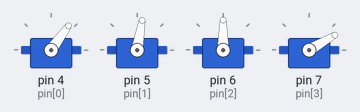
The sketch below on a simulated Arduino Uno, built with avr-gcc and run on an emulated ATmega328P. Shown: 4 × servo. What the sketch prints to the serial monitor is not drawn.

Above: at 1.05 s.
At 2.2 s:
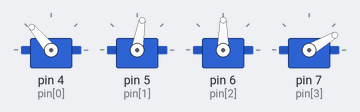
At 3.35 s:
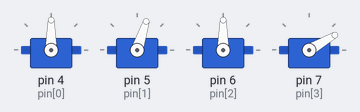
At 5.7 s:
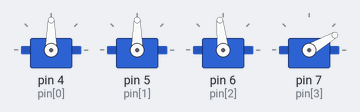
At 8.05 s:
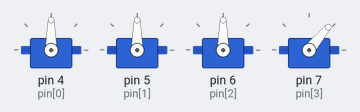
At 10.4 s:
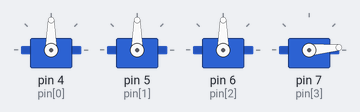
Timing chart, 0 to 13.2 s (numbered marks = the images above):
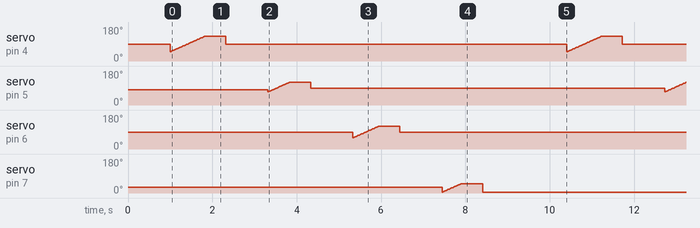

The sketch:

01_servo_motor_test.ino
```cpp
/**
 * 로봇 팔 - 1단계: 서보 모터 동작 테스트
 *
 * 4개 서보 모터를 순차적으로 테스트
 * 핀: 4(베이스), 5(팔1), 6(팔2), 7(그립)
 */

#include <Servo.h>

Servo servo[4];
int pin[4] = {4, 5, 6, 7};
int angles[4] = {90, 80, 90, 30};  // 초기 각도: 베이스, 팔꿈치, 손목, 그립(열린 상태)

void setup() {
  Serial.begin(9600);
  Serial.println("서보 모터 테스트 시작");

  // 서보 연결 및 초기화
  for (int i = 0; i < 4; i++) {
    servo[i].attach(pin[i]);
    servo[i].write(angles[i]);
  }

  delay(1000);
}

void loop() {
  // 베이스 회전 테스트
  Serial.println("베이스: 50 → 130");
  for (int angle = 50; angle <= 130; angle++) {
    servo[0].write(angle);
    delay(10);
  }
  delay(500);
  servo[0].write(90);
  delay(1000);

  // 팔1 테스트
  Serial.println("팔꿈치: 70 → 120");
  for (int angle = 70; angle <= 120; angle++) {
    servo[1].write(angle);
    delay(10);
  }
  delay(500);
  servo[1].write(90);
  delay(1000);

  // 팔2 테스트
  Serial.println("손목: 60 → 120");
  for (int angle = 60; angle <= 120; angle++) {
    servo[2].write(angle);
    delay(10);
  }
  delay(500);
  servo[2].write(90);
  delay(1000);

  // 그립 테스트
  Serial.println("그립: 5 → 50");
  for (int angle = 5; angle <= 50; angle++) {
    servo[3].write(angle);
    delay(10);
  }
  delay(500);
  servo[3].write(5);
  delay(2000);

  Serial.println("테스트 완료\n");
}
```
